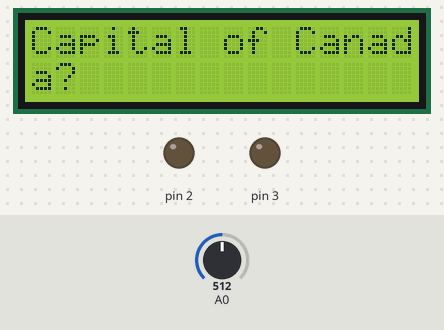
Simulated run of this sketch. Board: Arduino Uno, built with avr-gcc and run on an emulated ATmega328P. Parts: 16×2 character LCD, output pins drawn as LEDs (lit = HIGH). Inputs (shaded band) come from the test bench; at power-on: A0 = 512.

Above: at 1.2 s.
1.3 s: A0 set to 592
2.8 s: A0 set to 608
At 3.3 s:
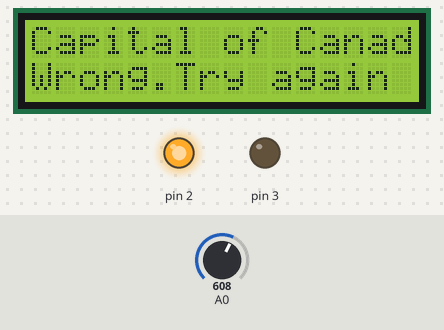
4.3 s: A0 set to 414
5.8 s: A0 set to 386
At 6.7 s:
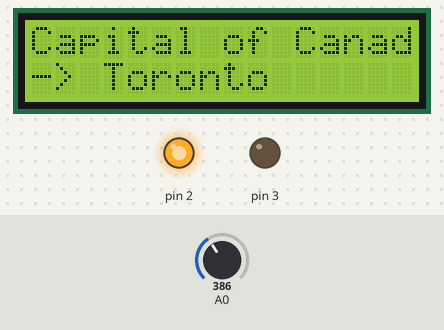
7.3 s: A0 set to 610
At 7.9 s:
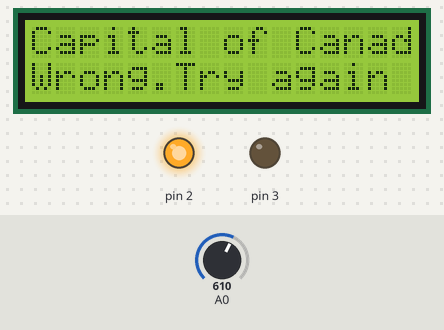
8.8 s: A0 set to 390
At 10.1 s:
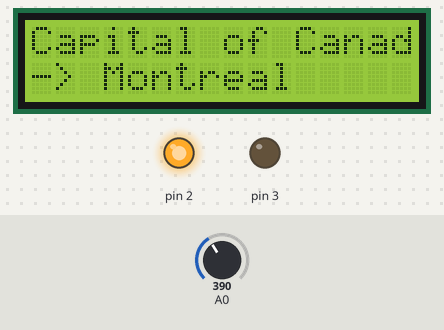
Timing chart, 0 to 11.3 s (numbered marks = the images above; inputs shaded):
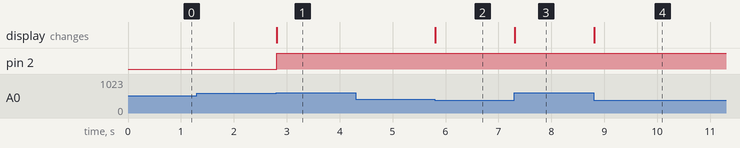

Measured:
- the behaviour switches between 599 and 600 on A0 (found by bisection; images 0 and 1)
- the behaviour switches between 400 and 399 on A0 (found by bisection; images 1 and 2)
- after the input at 1.3 s, every drawn part: stays the same
- after the input at 2.8 s, pin 2: LOW → HIGH at once; the display: changes at once (image 1)
- after the input at 4.3 s, every drawn part: stays the same
- after the input at 5.8 s, the display: changes at once (image 2)
- after the input at 7.3 s, the display: changes at once (image 3)
- after the input at 8.8 s, the display: changes at once (image 4)

The sketch:

lcd.ino
```cpp
#include <LiquidCrystal.h>

// Initialize the library with the numbers of the interface pins
LiquidCrystal lcd(8, 9, 4, 5, 6, 7);

//States for the menu.
int currentMenuItem = 0;
int lastState = 0;
String question = "Capital of Canada?";
String opt1 = "Option1";
String opt2 = "Option2";
String opt3 = "Option3";
String opt4 = "Option4";
int answer = 1;

void setup() {
  pinMode(2, OUTPUT);
  pinMode(3, OUTPUT);
   //Set the characters and column numbers.
   lcd.begin(16, 2);
   //Print default title.
   clearPrintTitle();
}

void loop() {

  opt1 = "Toronto";
  opt2 = "Montreal";
  opt3 = "Ottawa";
  opt4 = "Calgary";
  answer = 3;
  //Call the main menu.
  mainMenu();

}

void mainMenu() {
  //State = 0 every loop cycle.
  int state = 0;
  //Refresh the button pressed.
  int x = analogRead (0);
  //Set the Row 0, Col 0 position.
  lcd.setCursor(0,0);

  //Check analog values from LCD Keypad Shield
  if (x < 100) {
    //Right
  } else if (x < 200) {
   //Up
    state = 1;
  } else if (x < 400){
   //Down
    state = 2;
  } else if (x < 600){
    //Left
  } else if (x < 800){
    //Select
    state = 3;
  }

  //If we are out of bounds on th menu then reset it.
  if (currentMenuItem < 0 || currentMenuItem > 4) {
   currentMenuItem = 0;
  }

   //If we have changed Index, saves re-draws.
   if (state != lastState) {
      if (state == 1) {
         //If Up
          currentMenuItem = currentMenuItem - 1;
          displayMenu(currentMenuItem);
      } else if (state == 2) {
         //If Down
          currentMenuItem = currentMenuItem + 1;
          displayMenu(currentMenuItem);
      } else if (state == 3) {
         //If Selected
         selectMenu(currentMenuItem);
      }
      //Save the last State to compare.
      lastState = state;
   }
   //Small delay
  delay(5);
}

//Display Menu Option based on Index.
void displayMenu(int x) {
     switch (x) {
      case 1:
        clearPrintTitle();
        lcd.print ("-> " +  opt1);
        break;
      case 2:
        clearPrintTitle();
        lcd.print ("-> " +  opt2);
        break;
       case 3:
        clearPrintTitle();
        lcd.print ("-> " +  opt3);
        break;
      case 4:
        clearPrintTitle();
        lcd.print ("-> " +  opt4);
        break;
    }
}

//Print a basic header on Row 1.
void clearPrintTitle() {
  lcd.clear();
  lcd.setCursor(0,0);
  lcd.print(question.substring(0,16));
  lcd.setCursor(0,1);
  lcd.print(question.substring(16,32));
  lcd.setCursor(0,1);
}

//Show the selection on Screen.
void selectMenu(int x) {
  if (x == answer){
    clearPrintTitle();
    lcd.print ("Correct! :)");
    digitalWrite(2, LOW);
    digitalWrite(3, HIGH);
  }
  else{
    clearPrintTitle();
    lcd.print ("Wrong.Try again");
    digitalWrite(2, HIGH);
    digitalWrite(3, LOW);
  }


}
```
